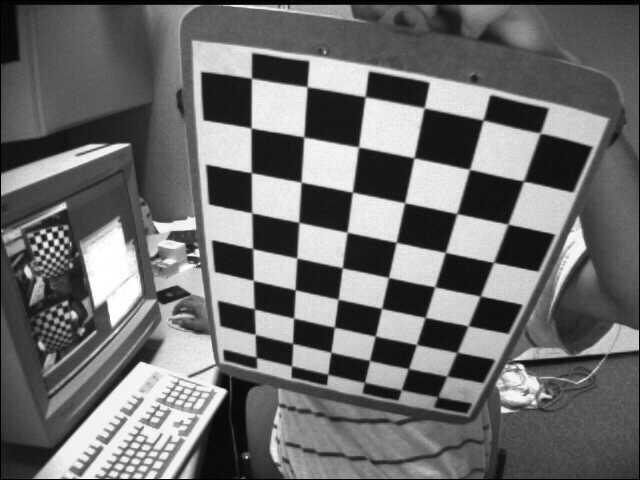
#> input picture CheckerboardPhotos/checkerboard1.jpg, 640 x 480 px; its folder holds only this picture in this run
$ python CameraCalibration.py
#> lines starting #> are read from the running program, lines starting #| are printed output that depends on the picture; after the words box and inside, x2 and y2 are one past the last pixel; in counts of white or black regions, pixels touching at a corner belong together; long printed decimals are rounded
# Basic info on camera calibration: https://www.youtube.com/watch?v=x6YIwoQBBxA
# Using opencv to do camera calibration. https://www.geeksforgeeks.org/camera-calibration-with-python-opencv/
# https://docs.opencv.org/4.x/dc/dbb/tutorial_py_calibration.html
# Estimating the extrinsic and, most importantly, the intrinsic (e.g. lens-distortion) parameters of the camera

# Import required modules
import cv2
import numpy as np
import os
import glob

# Define the dimensions of checkerboard
CHECKERBOARD = (6, 9) # based on lines, not on boxes
SQUARE_SIZE = 30

# stop the iteration when specified
# accuracy, epsilon, is reached or
# specified number of iterations are completed.
criteria = (cv2.TERM_CRITERIA_EPS +
			cv2.TERM_CRITERIA_MAX_ITER, 30, 0.001)

# Vector for 3D points
threedpoints = []

# Vector for 2D points
twodpoints = []

# 3D points real world coordinates
objectp3d = np.zeros((1, CHECKERBOARD[0] * CHECKERBOARD[1], 3), np.float32) #check difference
# objectp3d = np.zeros((CHECKERBOARD[0] * CHECKERBOARD[1], 3), np.float32) #check difference
objectp3d[0, :, :2] = np.mgrid[0:CHECKERBOARD[0]*SQUARE_SIZE:SQUARE_SIZE,
							0:CHECKERBOARD[1]*SQUARE_SIZE:SQUARE_SIZE].T.reshape(-1, 2)

prev_img_shape = None

print(objectp3d)


# Extracting path of individual image stored
# in a given directory. it will take CheckerboardPhotos directory
# jpg files alone
images = glob.glob('CheckerboardPhotos/*.jpg')

for filename in images:
    image = cv2.imread(filename)
#> image is the input picture: shape (480, 640, 3); min 0, max 255, mean 109
    grayColor = cv2.cvtColor(image, cv2.COLOR_BGR2GRAY)

	# Find the chess board corners
	# If desired number of corners are
	# found in the image then ret = true
    ret, corners = cv2.findChessboardCorners(
					grayColor, CHECKERBOARD,
					cv2.CALIB_CB_ADAPTIVE_THRESH
					+ cv2.CALIB_CB_FAST_CHECK +
					cv2.CALIB_CB_NORMALIZE_IMAGE)
#> ret = True; corners = 54 rows, first 8: [437.8, 396.5], [401.3, 389.6], [364.6, 381.6], [327.6, 374.4], [291.6, 366], [256.6, 357.4], [446.6, 375.9], [408.5, 368.4]

	# If desired number of corners can be detected then,
	# refine the pixel coordinates and display
	# them on the images of checker board
    if ret == True:
        threedpoints.append(objectp3d)

		# Refining pixel coordinates
		# for given 2d points.
        corners2 = cv2.cornerSubPix(
			grayColor, corners, (11, 11), (-1, -1), criteria)
#> corners2 = 54 rows, first 8: [435.3, 402.6], [401, 391.4], [363.3, 386.2], [327.5, 378.3], [291, 369.3], [256.4, 362.4], [446.7, 376.1], [408.5, 368.6]

        twodpoints.append(corners2)

		# Draw and display the corners
        image = cv2.drawChessboardCorners(image, CHECKERBOARD, corners2, ret)
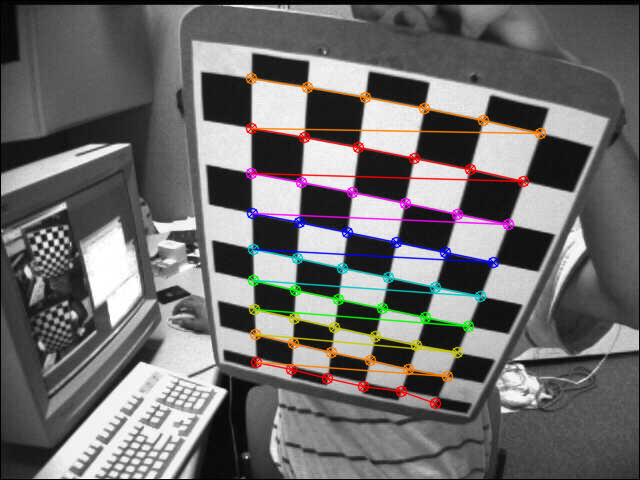
#> image: shape (480, 640, 3); 5.19% of pixels changed, all inside (x1, y1, x2, y2) = (245, 72, 547, 410)
        cv2.imshow('img.png', image)
        print(threedpoints)
        cv2.waitKey(5000)


cv2.destroyAllWindows()

# Perform camera calibration by
# passing the value of above found out 3D points (threedpoints)
# and its corresponding pixel coordinates of the
# detected corners (twodpoints)
ret, matrix, distortion, r_vecs, t_vecs = cv2.calibrateCamera(
	threedpoints, twodpoints,
    cv2.imread(images[0]).shape[:2], None, None) #gray.shape[::-1]
#> ret = 1.09; matrix = [[702.5, 0, 224.6], [0, 1196.5, 335.9], [0, 0, 1]]; distortion = [[-1.11, 3.9, -0.0308, 0.105, -8.92]]; r_vecs = ([-0.272, 1.7, -2.56],); t_vecs = ([172.9, 32.88, 576.8],)


# Displaying required output
print(" Camera matrix:")
print(matrix)
#| [[7.02540060e+02 0.00000000e+00 2.24573180e+02]
#|  [0.00000000e+00 1.19645153e+03 3.35858424e+02]
#|  [0.00000000e+00 0.00000000e+00 1.00000000e+00]]

print("\n Distortion coefficient:")
print(distortion)
#| [[-1.108  3.897  -0.03084  0.105  -8.918]]

print("\n Rotation Vectors:")
print(r_vecs)
#| (array([[-0.2717],
#|        [ 1.704 ],
#|        [-2.563]]),)

print("\n Translation Vectors:")
print(t_vecs)
#| (array([[172.885],
#|        [ 32.879],
#|        [576.847]]),)

# UNDISTORTION

# Refines camera matrix.
# If alpha(4th parameter)=0, returns a matrix
# with minimum unwanted pixels, sometimes removing some pixels at image corners
# depending on time of distortion. If alpha=1, returns a matrix
# with all pixels retained with some extra black pixels.
# Also returns region of interest of photo (find out what roi means)
image = cv2.imread('CheckerboardPhotos/checkerboard1.jpg')
h, w = image.shape[:2]
#> h = 480; w = 640
newcameramatrix, roi = cv2.getOptimalNewCameraMatrix(matrix, distortion, (w,h), 1, (w,h)) #figure out if we need this
#> newcameramatrix = [[535.3, 0, 323.2], [0, 880, 325.8], [0, 0, 1]]; roi = (152, 79, 487, 352)

# undistort
image_undistorted = cv2.undistort(image, matrix, distortion, None, newcameramatrix)
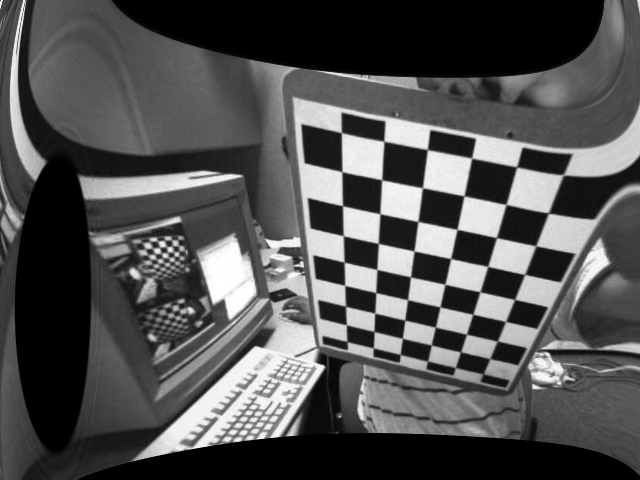
#> image_undistorted: shape (480, 640, 3); min 0, max 255, mean 81.6
# crop the image
x, y, w, h = roi
#> x = 152; y = 79; w = 487; h = 352
image_undistorted = image_undistorted[y:y+h, x:x+w]
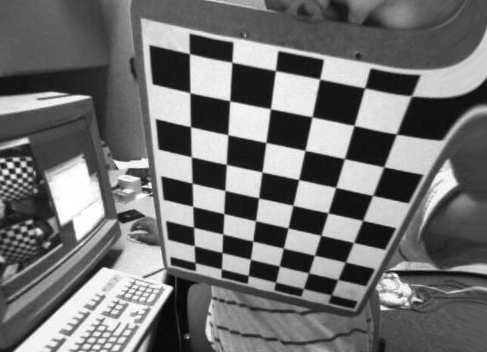
#> image_undistorted: shape (352, 487, 3); min 2, max 255, mean 113.3
cv2.imwrite('CheckerboardPhotos/undistortedresult.png', image_undistorted)

# REPROJECTION ERROR. closer reprojection error is to zero,
# the more accurate the found parameters are
mean_error = 0
for i in range(len(threedpoints)):
    twodpoints2, _ = cv2.projectPoints(threedpoints[i], r_vecs[i], t_vecs[i], matrix, distortion)
    error = cv2.norm(twodpoints[i], twodpoints2, cv2.NORM_L2)/len(twodpoints2)
    mean_error += error
#> this loop made 1 pass
#> (error, mean_error) on pass 1: (0.149, 0.149)
#> after the loop, mean_error = 0.149
print("total error: {}".format(mean_error/len(threedpoints)))
#| total error: 0.1489
